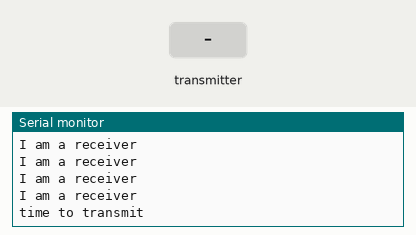
Simulated run of this sketch. Board: Arduino Uno, built with avr-gcc and run on an emulated ATmega328P. Shown: the last lines printed to the serial monitor. The inputs (shaded band) are chosen by the test bench. Random numbers use the default seed unless the sketch sets one; no radio packets arrive unless stated.

Above: at 1.2 s.
1.3 s: the transmitter starts sending firstByte = 0
At 1.5 s:
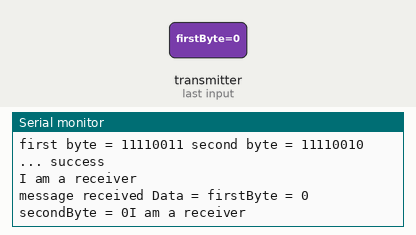
3.0 s: the transmitter starts sending secondByte = 64
At 3.21 s:
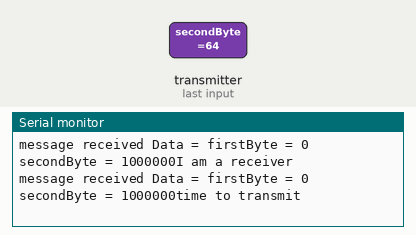
6.0 s: the transmitter starts sending firstByte = 64
At 6.18 s:
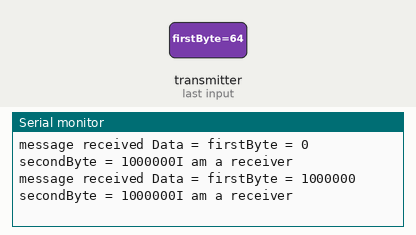
9.0 s: the transmitter starts sending secondByte = 0
At 9.21 s:
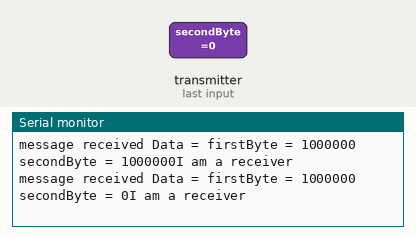
12.0 s: the transmitter starts sending firstByte = 128
At 12.13 s:
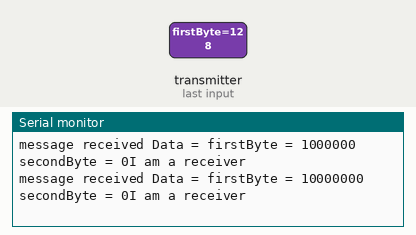
15.0 s: the transmitter starts sending secondByte = 128
At 15.17 s:
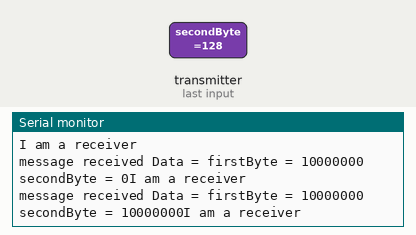
Timing chart, 0 to 18.0 s (numbered marks = the images above; inputs shaded):
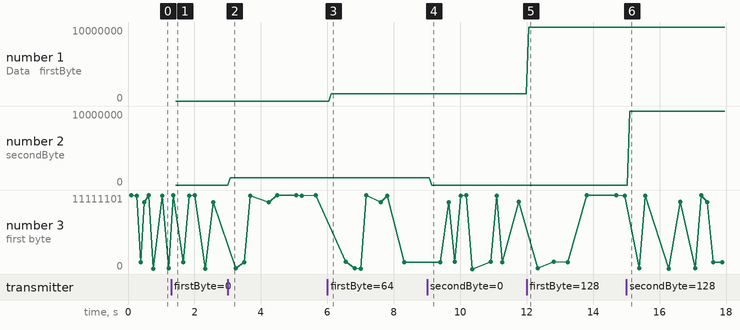

The sketch:

rf24Bidirectional.ino
```cpp
/*
   Bidirectional communication using the nRF24L01 radio module

   These sketches require the RF24 library by TMRh20
   Documentation here: https://nrf24.github.io/RF24/index.html

   change log

   08 May 2023 - ms - initial entry based on rf24PerformingRobotsTemplate/
*/

// nRF24L01 uses SPI which is fixed on pins 11, 12, and 13.
// It also requires two other signals
// (CE = Chip Enable, CSN = Chip Select Not)
// Which can be any pins. We use pins 9 and 10 as follows:

const int CEPIN = 9;
const int CSNPIN = 10;

// In summary,
// nRF 24L01 pin    Arduino pin   name
//          1                     GND
//          2                     3.3V
//          3             9       CE
//          4             10      CSN
//          5             13      SCLK
//          6             11      MOSI/COPI
//          7             12      MISO/CIPO

#include <SPI.h>
#include <nRF24L01.h>
#include <RF24.h>
RF24 radio(CEPIN, CSNPIN);  // CE, CSN

// needed for radio.printPrettyDetails();
//#include <printf.h>

// See note in rf24Handshaking about address selection
// Basically, there are some bit patterns to be avoided
// below are some examples that seem to work well.
// Note that 'addr' is just a variable that is then
// merged into the full address
// Note also that there are two separate addresses
// One for transmitting and one for receiving

// Channel and address allocation:
// addr = 0x76
// addr = 0x73
// addr = 0x7C
// addr = 0xC6
// addr = 0xC3
// addr = 0xCC
// addr = 0x33
const byte addr = 0x76;             // change as per the above assignment
const int RF24_CHANNEL_NUMBER = 0;  // change as per the above assignment

// Do not make changes here
const byte xmtrAddress[] = { addr, addr, 0xC7, 0xE6, 0xCC };
const byte rcvrAddress[] = { addr, addr, 0xC7, 0xE6, 0x66 };

const int RF24_POWER_LEVEL = RF24_PA_LOW;

// global variables
uint8_t pipeNum;
unsigned int totalTransmitFailures = 0;

struct DataStruct {
  uint8_t firstByte;
  uint8_t secondByte;
};
DataStruct data;

void setupRF24Common() {

  // RF24 setup
  if (!radio.begin()) {
    Serial.println(F("radio  initialization failed"));
    while (1)
      ;
  } else {
    Serial.println(F("radio successfully initialized"));
  }

  radio.setDataRate(RF24_250KBPS);
  radio.setChannel(RF24_CHANNEL_NUMBER);
  radio.setPALevel(RF24_POWER_LEVEL);
}

void rf24SendData() {

  // The write() function will block
  // until the message is successfully acknowledged by the receiver
  // or the timeout/retransmit maxima are reached.
  int retval = radio.write(&data, sizeof(data));

  // For debugging; display data in whatever
  // format is most useful for you
  Serial.print(F("first byte = "));
  Serial.print(data.firstByte, BIN);
  Serial.print(F(" second byte = "));
  Serial.print(data.secondByte, BIN);

  Serial.print(F(" ... "));
  if (retval) {
    Serial.println(F("success"));
  } else {
    totalTransmitFailures++;
    Serial.print(F("failure, total failures = "));
    Serial.println(totalTransmitFailures);
  }
}

void setup() {
  Serial.begin(9600);

  // needed for radio.printPrettyDetails();
  // printf_begin();

  setupRF24Common();
}

void beATransmitter() {
  radio.openWritingPipe(xmtrAddress);
  radio.openReadingPipe(1, rcvrAddress);
  radio.stopListening();

  // radio.printPrettyDetails();
  Serial.println(F("I am a transmitter"));
}

void beAReceiver() {
  radio.openWritingPipe(rcvrAddress);
  radio.openReadingPipe(1, xmtrAddress);
  radio.startListening();

  // radio.printPrettyDetails();
  Serial.println(F("I am a receiver"));
}

void loop() {

  // Check for incoming data,
  // and if there is data, read it,

  beAReceiver();
  if (radio.available(&pipeNum)) {
    radio.read(&data, sizeof(data));
    Serial.print(F("message received Data = "));
    Serial.print(F("firstByte = "));
    Serial.print(data.firstByte, BIN);
    Serial.print(F(" secondByte = "));
    Serial.print(data.secondByte, BIN);
  }

  // Send some data, but not too often

  if (!(millis() % random(10) * 1000)) {
    Serial.println("time to transmit");
    data.firstByte = random(256);
    data.secondByte = (uint8_t) millis();
    beATransmitter();
    rf24SendData();
  }
}
```

Measured:
- after the input at 1.3 s, the serial monitor: prints a new line after 0.13 s (image 1)
- after the input at 3.0 s, the serial monitor: prints a new line after 0.07 s (image 2)
- after the input at 6.0 s, the serial monitor: prints a new line after 0.11 s (image 3)
- after the input at 9.0 s, the serial monitor: prints a new line after 0.15 s (image 4)
- after the input at 12.0 s, the serial monitor: prints a new line after 0.07 s (image 5)
- after the input at 15.0 s, the serial monitor: prints a new line after 0.11 s (image 6)
- plotted number 1: 1000000 → 10000000 after the input at 12.0 s
- plotted number 2: 0 → 1000000 after the input at 3.0 s
